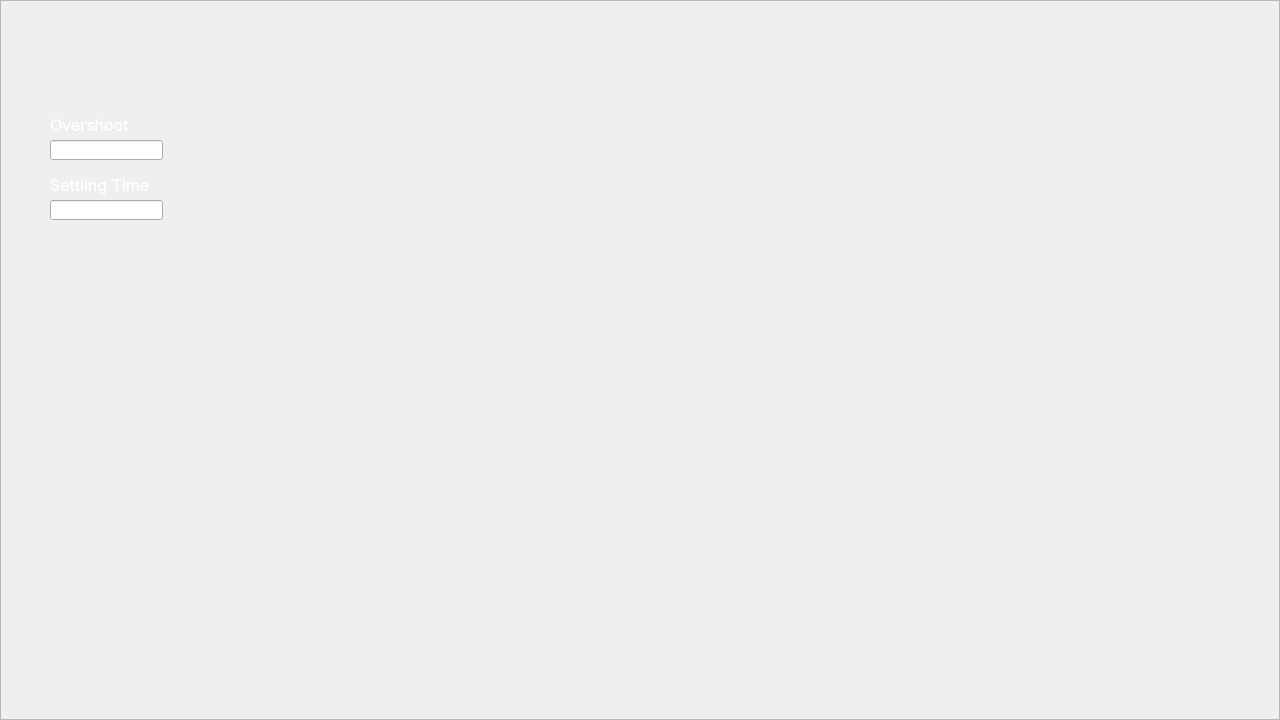
<?xml version="1.0" encoding="UTF-8"?>
<ui version="4.0">
 <class>MainWindow</class>
 <widget class="QMainWindow" name="MainWindow">
  <property name="geometry">
   <rect>
    <x>0</x>
    <y>0</y>
    <width>1280</width>
    <height>720</height>
   </rect>
  </property>
  <property name="minimumSize">
   <size>
    <width>1280</width>
    <height>720</height>
   </size>
  </property>
  <property name="maximumSize">
   <size>
    <width>1280</width>
    <height>720</height>
   </size>
  </property>
  <property name="windowTitle">
   <string>MainWindow</string>
  </property>
  <property name="styleSheet">
   <string notr="true"/>
  </property>
  <widget class="QWidget" name="centralwidget">
   <widget class="QPushButton" name="Refrensi">
    <property name="geometry">
     <rect>
      <x>50</x>
      <y>240</y>
      <width>120</width>
      <height>120</height>
     </rect>
    </property>
    <property name="cursor">
     <cursorShape>PointingHandCursor</cursorShape>
    </property>
    <property name="mouseTracking">
     <bool>true</bool>
    </property>
    <property name="styleSheet">
     <string notr="true">QPushButton {
    
	border-image: url(:/Main/Refrensi.png);
    border-radius: 10px;
    
}

QPushButton:hover {
    
}</string>
    </property>
    <property name="text">
     <string/>
    </property>
   </widget>
   <widget class="QPushButton" name="Controller">
    <property name="geometry">
     <rect>
      <x>410</x>
      <y>220</y>
      <width>250</width>
      <height>143</height>
     </rect>
    </property>
    <property name="cursor">
     <cursorShape>PointingHandCursor</cursorShape>
    </property>
    <property name="mouseTracking">
     <bool>true</bool>
    </property>
    <property name="styleSheet">
     <string notr="true">QPushButton {
    
	border-image: url(:/Main/PID.png);
    border-radius: 10px;
    
}

QPushButton:hover {
    
}</string>
    </property>
    <property name="text">
     <string/>
    </property>
   </widget>
   <widget class="QPushButton" name="Plant">
    <property name="geometry">
     <rect>
      <x>750</x>
      <y>230</y>
      <width>250</width>
      <height>143</height>
     </rect>
    </property>
    <property name="font">
     <font>
      <family>SF Pro Display</family>
      <pointsize>40</pointsize>
     </font>
    </property>
    <property name="cursor">
     <cursorShape>PointingHandCursor</cursorShape>
    </property>
    <property name="styleSheet">
     <string notr="true">QPushButton {
    
	border-image: url(:/Main/Plant.png);
    border-radius: 10px;
    
}

QPushButton:hover {
    
}</string>
    </property>
    <property name="text">
     <string/>
    </property>
   </widget>
   <widget class="QPushButton" name="scopeOutput">
    <property name="geometry">
     <rect>
      <x>1140</x>
      <y>250</y>
      <width>79</width>
      <height>100</height>
     </rect>
    </property>
    <property name="cursor">
     <cursorShape>PointingHandCursor</cursorShape>
    </property>
    <property name="styleSheet">
     <string notr="true">QPushButton {
    
	border-image: url(:/Main/Scope.png);
    border-radius: 10px;
    
}

QPushButton:hover {
    
}</string>
    </property>
    <property name="text">
     <string/>
    </property>
   </widget>
   <widget class="QPushButton" name="scopeController">
    <property name="geometry">
     <rect>
      <x>1140</x>
      <y>140</y>
      <width>79</width>
      <height>100</height>
     </rect>
    </property>
    <property name="cursor">
     <cursorShape>PointingHandCursor</cursorShape>
    </property>
    <property name="mouseTracking">
     <bool>true</bool>
    </property>
    <property name="styleSheet">
     <string notr="true">QPushButton {
    
	border-image: url(:/Main/Scope.png);
    border-radius: 10px;
    
}

QPushButton:hover {
    
}</string>
    </property>
    <property name="text">
     <string/>
    </property>
   </widget>
   <widget class="QFrame" name="frame">
    <property name="geometry">
     <rect>
      <x>0</x>
      <y>0</y>
      <width>1280</width>
      <height>720</height>
     </rect>
    </property>
    <property name="cursor">
     <cursorShape>IBeamCursor</cursorShape>
    </property>
    <property name="styleSheet">
     <string notr="true">border-image: url(:/Main/Background Baru.png);</string>
    </property>
    <property name="frameShape">
     <enum>QFrame::StyledPanel</enum>
    </property>
    <property name="frameShadow">
     <enum>QFrame::Raised</enum>
    </property>
    <widget class="QPushButton" name="runSim">
     <property name="geometry">
      <rect>
       <x>640</x>
       <y>550</y>
       <width>601</width>
       <height>71</height>
      </rect>
     </property>
     <property name="cursor">
      <cursorShape>PointingHandCursor</cursorShape>
     </property>
     <property name="styleSheet">
      <string notr="true">QPushButton {
    
	border-image: url(:/Main/Run Sim Button.png);
    border-radius: 10px;
    
}

QPushButton:hover {
    
}</string>
     </property>
     <property name="text">
      <string/>
     </property>
    </widget>
    <widget class="QPushButton" name="Submit">
     <property name="geometry">
      <rect>
       <x>20</x>
       <y>550</y>
       <width>601</width>
       <height>71</height>
      </rect>
     </property>
     <property name="cursor">
      <cursorShape>PointingHandCursor</cursorShape>
     </property>
     <property name="styleSheet">
      <string notr="true">QPushButton {
    border-image: url(:/Main/Submit Button.png);
    border-radius: 10px;
    
}

QPushButton:hover {
    
}</string>
     </property>
     <property name="text">
      <string/>
     </property>
    </widget>
   </widget>
   <widget class="QPushButton" name="scopeOutput_Diskrit">
    <property name="geometry">
     <rect>
      <x>1140</x>
      <y>360</y>
      <width>79</width>
      <height>100</height>
     </rect>
    </property>
    <property name="cursor">
     <cursorShape>PointingHandCursor</cursorShape>
    </property>
    <property name="styleSheet">
     <string notr="true">QPushButton {
    
	border-image: url(:/Main/Scope.png);
    border-radius: 10px;
    
}

QPushButton:hover {
    
}</string>
    </property>
    <property name="text">
     <string/>
    </property>
   </widget>
   <widget class="QLineEdit" name="Overshoot">
    <property name="geometry">
     <rect>
      <x>50</x>
      <y>140</y>
      <width>113</width>
      <height>20</height>
     </rect>
    </property>
    <property name="readOnly">
     <bool>true</bool>
    </property>
   </widget>
   <widget class="QLineEdit" name="TimeS">
    <property name="geometry">
     <rect>
      <x>50</x>
      <y>200</y>
      <width>113</width>
      <height>20</height>
     </rect>
    </property>
    <property name="readOnly">
     <bool>true</bool>
    </property>
   </widget>
   <widget class="QLabel" name="label_2">
    <property name="geometry">
     <rect>
      <x>50</x>
      <y>110</y>
      <width>111</width>
      <height>30</height>
     </rect>
    </property>
    <property name="font">
     <font>
      <family>SF Pro Display</family>
      <pointsize>12</pointsize>
     </font>
    </property>
    <property name="styleSheet">
     <string notr="true">color: rgb(255, 255, 255);</string>
    </property>
    <property name="text">
     <string>Overshoot</string>
    </property>
    <property name="alignment">
     <set>Qt::AlignLeading|Qt::AlignLeft|Qt::AlignVCenter</set>
    </property>
   </widget>
   <widget class="QLabel" name="label">
    <property name="geometry">
     <rect>
      <x>50</x>
      <y>170</y>
      <width>181</width>
      <height>30</height>
     </rect>
    </property>
    <property name="font">
     <font>
      <family>SF Pro Display</family>
      <pointsize>12</pointsize>
     </font>
    </property>
    <property name="styleSheet">
     <string notr="true">color: rgb(255, 255, 255);</string>
    </property>
    <property name="text">
     <string>Settling Time</string>
    </property>
    <property name="alignment">
     <set>Qt::AlignLeading|Qt::AlignLeft|Qt::AlignVCenter</set>
    </property>
   </widget>
   <zorder>frame</zorder>
   <zorder>Refrensi</zorder>
   <zorder>Controller</zorder>
   <zorder>Plant</zorder>
   <zorder>scopeOutput</zorder>
   <zorder>scopeController</zorder>
   <zorder>scopeOutput_Diskrit</zorder>
   <zorder>Overshoot</zorder>
   <zorder>TimeS</zorder>
   <zorder>label_2</zorder>
   <zorder>label</zorder>
  </widget>
 </widget>
 <resources>
  <include location="../Asset/Resource.qrc"/>
 </resources>
 <connections/>
</ui>
